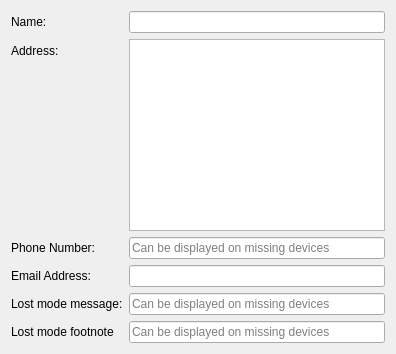
        <widget class="QWidget" name="tabOrganizationInfo">
         <attribute name="title">
          <string>Organization Info</string>
         </attribute>
         <layout class="QFormLayout" name="formLayout_2">
          <property name="fieldGrowthPolicy">
           <enum>QFormLayout::AllNonFixedFieldsGrow</enum>
          </property>
          <item row="1" column="0">
           <widget class="QLabel" name="label_31">
            <property name="text">
             <string>Name:</string>
            </property>
           </widget>
          </item>
          <item row="1" column="1">
           <widget class="QLineEdit" name="organizationNameLE"/>
          </item>
          <item row="2" column="0">
           <widget class="QLabel" name="label_36">
            <property name="text">
             <string>Address:</string>
            </property>
           </widget>
          </item>
          <item row="2" column="1">
           <widget class="QPlainTextEdit" name="organizationAddressTE"/>
          </item>
          <item row="3" column="0">
           <widget class="QLabel" name="label_43">
            <property name="text">
             <string>Phone Number:</string>
            </property>
           </widget>
          </item>
          <item row="3" column="1">
           <widget class="QLineEdit" name="organizationPhoneLE">
            <property name="placeholderText">
             <string>Can be displayed on missing devices</string>
            </property>
           </widget>
          </item>
          <item row="4" column="0">
           <widget class="QLabel" name="label_44">
            <property name="text">
             <string>Email Address:</string>
            </property>
           </widget>
          </item>
          <item row="4" column="1">
           <widget class="QLineEdit" name="organizationEmailLE"/>
          </item>
          <item row="6" column="1">
           <widget class="QLineEdit" name="organizationLostModeFootnote">
            <property name="placeholderText">
             <string>Can be displayed on missing devices</string>
            </property>
           </widget>
          </item>
          <item row="5" column="1">
           <widget class="QLineEdit" name="organizationLostModeMessage">
            <property name="placeholderText">
             <string>Can be displayed on missing devices</string>
            </property>
           </widget>
          </item>
          <item row="5" column="0">
           <widget class="QLabel" name="label_5">
            <property name="text">
             <string>Lost mode message:</string>
            </property>
           </widget>
          </item>
          <item row="6" column="0">
           <widget class="QLabel" name="label_12">
            <property name="text">
             <string>Lost mode footnote</string>
            </property>
           </widget>
          </item>
         </layout>
        </widget>
